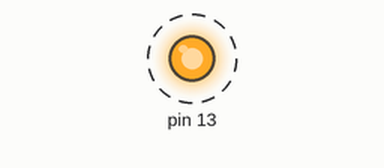
Bench run of a sketch on a simulated Arduino Uno, built for the host (arithmetic inside an expression is 32-bit, double 64-bit). Shown: output pins drawn as LEDs (lit = HIGH). Dashed ring = blinking. What the sketch prints to the serial monitor is not drawn.

Above: at 0.4 s.
Timing chart, 0 to 3.2 s (numbered marks = the images above):
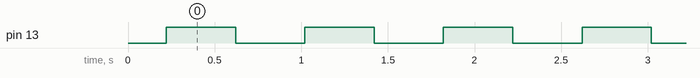

The sketch:

sketch_part3.ino
```cpp
#include "testasm.h"

void setup() {
  // put your setup code here, to run once
  Serial.begin(9600);
  Serial.print("Fib(0):");
  Serial.println(fib(0));
  Serial.print("Fib(1):");
  Serial.println(fib(1));
  Serial.print("Fib(2):");
  Serial.println(fib(2));
  Serial.print("Fib(3):");
  Serial.println(fib(3));
  Serial.print("Fib(4):");
  Serial.println(fib(4));
  Serial.print("Fib(5):");
  Serial.println(fib(5));
  Serial.print("Fib(6):");
  Serial.println(fib(6));
  Serial.print("Fib(7):");
  Serial.println(fib(7));
  Serial.print("Fib(8):");
  Serial.println(fib(8));
  Serial.print("Fib(9):");
  Serial.println(fib(9));
  Serial.print("Fib(10):");
  Serial.println(fib(10));
  Serial.print("Fib(11):");
  Serial.println(fib(11));
  Serial.print("Fib(12):");
  Serial.println(fib(12));
  Serial.print("Fib(13) == 233:");
  Serial.println(fib(13));
  Serial.print("Fib(14) == 377 (wraparound):");
  Serial.println(fib(14));
  Serial.print("Fib(15) == 610 (wraparound):");
  Serial.println(fib(15));
  Serial.print("Fib(16) == 987 (wraparound):");
  Serial.println(fib(16));
  Serial.print("Fib(17) == 1597 (wraparound):");
  Serial.println(fib(17));
  pinMode (13, OUTPUT);
}

void loop() {
  // put your main code here, to run repeatedly:
  digitalWrite (13, HIGH);
  delay(400);
  digitalWrite (13, LOW);
  delay(400);
}
```

testasm.cpp
```cpp
#include "testasm.h"

/* the attribute "used" tells the compiler to not inline this function */
__attribute__((used))
unsigned int fib (unsigned char a) {
  unsigned int out;

  asm volatile (R"(

   rjmp start_of_assembly

   .data
   ; any data values/static storage can go here

   .text

; first argument n is given in r24
; fib_recurse returns value in r24
fib_recurse:
   ldi r25,2          ;load r25 with constant 2
   cp r24,r25         ;check if n is less than r25 (value 2)
   brlo less_than_two ;branch if r24 < 2
more_than_two:
   push r24          ;save n to the stack
   subi r24,1        ;get n - 1
   call fib_recurse  ;call fib(n-1)
   mov r22,r24       ;move result from fib(n-1) in r24 to r22
   pop r24           ;load r24 with stored n from the stack
   subi r24,2        ;get n-2
   push r22          ;save fib(n-1) on the stack
   call fib_recurse  ;call fib(n-2)
   pop r22           ;restore fib(n-2) from the stack
   add r24,r22       ;add fib(n-1) + fib(n-2) and store in r24
   ret
less_than_two:
   clr r25 ; clear r25, previously loaded with 2
   ret

start_of_assembly:
   mov r24,%1       ;move first argument into r24
   call fib_recurse

end_of_assembly:
   ; -- move r25:r24 to the 16-bit word in variable out
   clr r25
   movw %0,r24

)" : "=w" (out)  /* out is %0, and a 16-bit variable that is modified
		    by the assembly language */
   : "r" (a)  /* a is %1,*/
   : "r25", "r24");   /* r24, r25 are modified by this assembly
			 language fragment */

  return out;
}
```

testasm.h
```cpp
unsigned int fib (unsigned char);
```

Measured:
- by itself, pin 13: alternates HIGH for 0.40 s and LOW for 0.40 s
